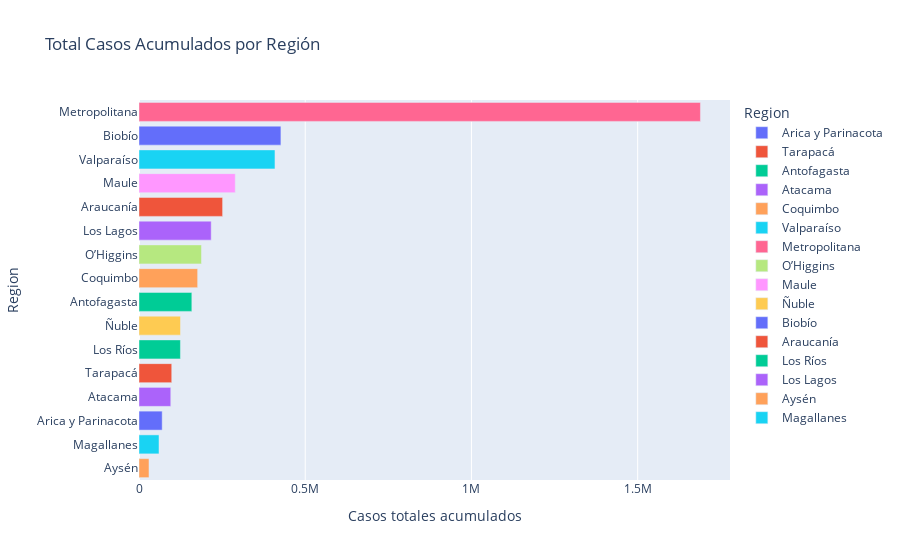

This figure's notebook cell:
### Code cell
get_barraRegion(dataTotalRegion)

### Figure 1 — Plotly figure (JSON) as saved in the notebook; plotly's stock layout.template omitted (floating-point values rounded to 4 significant figures)
{"data": [{"alignmentgroup": "True", "hovertemplate": "Region=%{y}<br>Casos totales acumulados=%{x}<extra></extra>", "legendgroup": "Arica y Parinacota", "marker": {"color": "#636efa", "pattern": {"shape": ""}}, "name": "Arica y Parinacota", "offsetgroup": "Arica y Parinacota", "orientation": "h", "showlegend": true, "textposition": "auto", "type": "bar", "x": [69766], "xaxis": "x", "y": ["Arica y Parinacota"], "yaxis": "y"}, {"alignmentgroup": "True", "hovertemplate": "Region=%{y}<br>Casos totales acumulados=%{x}<extra></extra>", "legendgroup": "Tarapacá", "marker": {"color": "#EF553B", "pattern": {"shape": ""}}, "name": "Tarapacá", "offsetgroup": "Tarapacá", "orientation": "h", "showlegend": true, "textposition": "auto", "type": "bar", "x": [98477], "xaxis": "x", "y": ["Tarapacá"], "yaxis": "y"}, {"alignmentgroup": "True", "hovertemplate": "Region=%{y}<br>Casos totales acumulados=%{x}<extra></extra>", "legendgroup": "Antofagasta", "marker": {"color": "#00cc96", "pattern": {"shape": ""}}, "name": "Antofagasta", "offsetgroup": "Antofagasta", "orientation": "h", "showlegend": true, "textposition": "auto", "type": "bar", "x": [158940], "xaxis": "x", "y": ["Antofagasta"], "yaxis": "y"}, {"alignmentgroup": "True", "hovertemplate": "Region=%{y}<br>Casos totales acumulados=%{x}<extra></extra>", "legendgroup": "Atacama", "marker": {"color": "#ab63fa", "pattern": {"shape": ""}}, "name": "Atacama", "offsetgroup": "Atacama", "orientation": "h", "showlegend": true, "textposition": "auto", "type": "bar", "x": [95601], "xaxis": "x", "y": ["Atacama"], "yaxis": "y"}, {"alignmentgroup": "True", "hovertemplate": "Region=%{y}<br>Casos totales acumulados=%{x}<extra></extra>", "legendgroup": "Coquimbo", "marker": {"color": "#FFA15A", "pattern": {"shape": ""}}, "name": "Coquimbo", "offsetgroup": "Coquimbo", "orientation": "h", "showlegend": true, "textposition": "auto", "type": "bar", "x": [176430], "xaxis": "x", "y": ["Coquimbo"], "yaxis": "y"}, {"alignmentgroup": "True", "hovertemplate": "Region=%{y}<br>Casos totales acumulados=%{x}<extra></extra>", "legendgroup": "Valparaíso", "marker": {"color": "#19d3f3", "pattern": {"shape": ""}}, "name": "Valparaíso", "offsetgroup": "Valparaíso", "orientation": "h", "showlegend": true, "textposition": "auto", "type": "bar", "x": [409033], "xaxis": "x", "y": ["Valparaíso"], "yaxis": "y"}, {"alignmentgroup": "True", "hovertemplate": "Region=%{y}<br>Casos totales acumulados=%{x}<extra></extra>", "legendgroup": "Metropolitana", "marker": {"color": "#FF6692", "pattern": {"shape": ""}}, "name": "Metropolitana", "offsetgroup": "Metropolitana", "orientation": "h", "showlegend": true, "textposition": "auto", "type": "bar", "x": [1688872], "xaxis": "x", "y": ["Metropolitana"], "yaxis": "y"}, {"alignmentgroup": "True", "hovertemplate": "Region=%{y}<br>Casos totales acumulados=%{x}<extra></extra>", "legendgroup": "O’Higgins", "marker": {"color": "#B6E880", "pattern": {"shape": ""}}, "name": "O’Higgins", "offsetgroup": "O’Higgins", "orientation": "h", "showlegend": true, "textposition": "auto", "type": "bar", "x": [187966], "xaxis": "x", "y": ["O’Higgins"], "yaxis": "y"}, {"alignmentgroup": "True", "hovertemplate": "Region=%{y}<br>Casos totales acumulados=%{x}<extra></extra>", "legendgroup": "Maule", "marker": {"color": "#FF97FF", "pattern": {"shape": ""}}, "name": "Maule", "offsetgroup": "Maule", "orientation": "h", "showlegend": true, "textposition": "auto", "type": "bar", "x": [289555], "xaxis": "x", "y": ["Maule"], "yaxis": "y"}, {"alignmentgroup": "True", "hovertemplate": "Region=%{y}<br>Casos totales acumulados=%{x}<extra></extra>", "legendgroup": "Ñuble", "marker": {"color": "#FECB52", "pattern": {"shape": ""}}, "name": "Ñuble", "offsetgroup": "Ñuble", "orientation": "h", "showlegend": true, "textposition": "auto", "type": "bar", "x": [124794], "xaxis": "x", "y": ["Ñuble"], "yaxis": "y"}, {"alignmentgroup": "True", "hovertemplate": "Region=%{y}<br>Casos totales acumulados=%{x}<extra></extra>", "legendgroup": "Biobío", "marker": {"color": "#636efa", "pattern": {"shape": ""}}, "name": "Biobío", "offsetgroup": "Biobío", "orientation": "h", "showlegend": true, "textposition": "auto", "type": "bar", "x": [426911], "xaxis": "x", "y": ["Biobío"], "yaxis": "y"}, {"alignmentgroup": "True", "hovertemplate": "Region=%{y}<br>Casos totales acumulados=%{x}<extra></extra>", "legendgroup": "Araucanía", "marker": {"color": "#EF553B", "pattern": {"shape": ""}}, "name": "Araucanía", "offsetgroup": "Araucanía", "orientation": "h", "showlegend": true, "textposition": "auto", "type": "bar", "x": [251502], "xaxis": "x", "y": ["Araucanía"], "yaxis": "y"}, {"alignmentgroup": "True", "hovertemplate": "Region=%{y}<br>Casos totales acumulados=%{x}<extra></extra>", "legendgroup": "Los Ríos", "marker": {"color": "#00cc96", "pattern": {"shape": ""}}, "name": "Los Ríos", "offsetgroup": "Los Ríos", "orientation": "h", "showlegend": true, "textposition": "auto", "type": "bar", "x": [124626], "xaxis": "x", "y": ["Los Ríos"], "yaxis": "y"}, {"alignmentgroup": "True", "hovertemplate": "Region=%{y}<br>Casos totales acumulados=%{x}<extra></extra>", "legendgroup": "Los Lagos", "marker": {"color": "#ab63fa", "pattern": {"shape": ""}}, "name": "Los Lagos", "offsetgroup": "Los Lagos", "orientation": "h", "showlegend": true, "textposition": "auto", "type": "bar", "x": [217176], "xaxis": "x", "y": ["Los Lagos"], "yaxis": "y"}, {"alignmentgroup": "True", "hovertemplate": "Region=%{y}<br>Casos totales acumulados=%{x}<extra></extra>", "legendgroup": "Aysén", "marker": {"color": "#FFA15A", "pattern": {"shape": ""}}, "name": "Aysén", "offsetgroup": "Aysén", "orientation": "h", "showlegend": true, "textposition": "auto", "type": "bar", "x": [30024], "xaxis": "x", "y": ["Aysén"], "yaxis": "y"}, {"alignmentgroup": "True", "hovertemplate": "Region=%{y}<br>Casos totales acumulados=%{x}<extra></extra>", "legendgroup": "Magallanes", "marker": {"color": "#19d3f3", "pattern": {"shape": ""}}, "name": "Magallanes", "offsetgroup": "Magallanes", "orientation": "h", "showlegend": true, "textposition": "auto", "type": "bar", "x": [60158], "xaxis": "x", "y": ["Magallanes"], "yaxis": "y"}], "layout": {"autosize": true, "barmode": "relative", "legend": {"title": {"text": "Region"}, "tracegroupgap": 0}, "title": {"text": "Total Casos Acumulados por Región"}, "xaxis": {"anchor": "y", "autorange": true, "domain": [0, 1], "range": [0, 1777760], "title": {"text": "Casos totales acumulados"}, "type": "linear"}, "yaxis": {"anchor": "x", "autorange": true, "categoryarray": ["Magallanes", "Aysén", "Los Lagos", "Los Ríos", "Araucanía", "Biobío", "Ñuble", "Maule", "O’Higgins", "Metropolitana", "Valparaíso", "Coquimbo", "Atacama", "Antofagasta", "Tarapacá", "Arica y Parinacota"], "categoryorder": "total ascending", "domain": [0, 1], "range": [-0.5, 15.5], "title": {"text": "Region"}, "type": "category"}}}
